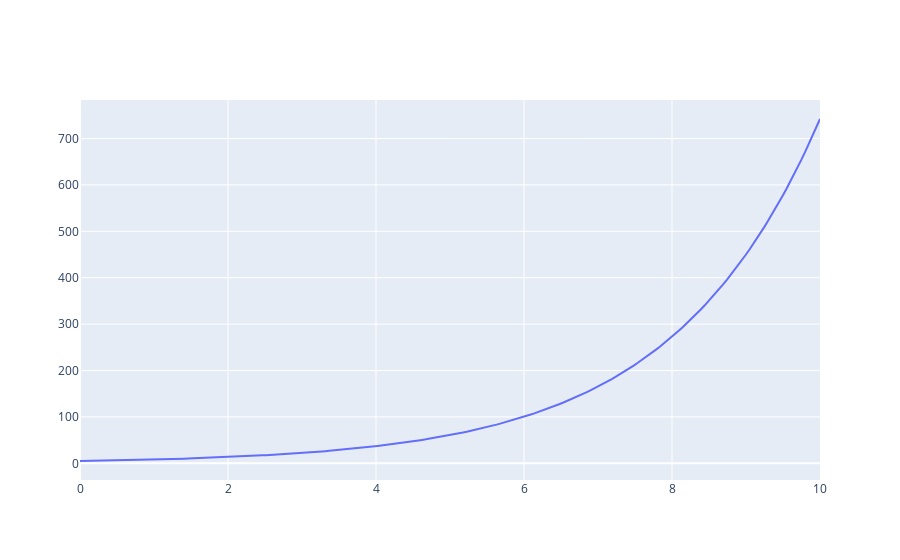

Notebook code cell kept with this figure:
### Code cell
fig = go.Figure()

fig.add_trace(go.Scatter(x=t,y=z[:,0]))

fig.show()

### Figure 1 — Plotly figure (JSON) as saved in the notebook; plotly's stock layout.template omitted (floating-point values rounded to 4 significant figures; data arrays with more than 128 entries replaced by an {"elided": "..."} marker saying what was removed)
{"data": [{"type": "scatter", "x": {"elided": "200 float values"}, "y": {"elided": "200 float values"}}], "layout": {"autosize": true, "xaxis": {"autorange": true, "range": [0, 10], "type": "linear"}, "yaxis": {"autorange": true, "range": [-35.95, 783.0], "type": "linear"}}}
